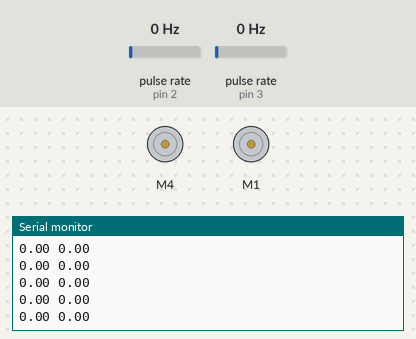
A sketch run on a simulated Arduino Uno, built with avr-gcc and run on an emulated ATmega328P. Parts: 2 × DC motor (green arrow = forward, orange = backward, longer = faster), the last lines printed to the serial monitor. Wiring (inferred from the names in the program): 2 × pulse sensor: data pin 2 / data pin 3. Inputs (shaded band) come from the test bench; at power-on: pulse rate (sensors on pin 2, pin 3) 0 Hz.

Above: at 3.2 s.
3.3 s: pulse rate (sensor on pin 2) set to 100 Hz
At 4.1 s:
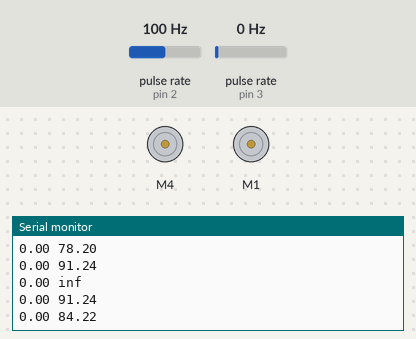
4.9 s: pulse rate (sensor on pin 3) set to 50 Hz
At 5.5 s:
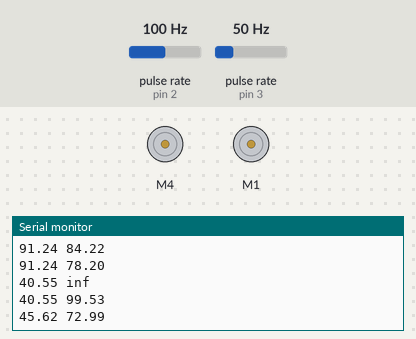
7.9 s: pulse rate (sensor on pin 2) set to 196 Hz
At 9.0 s:
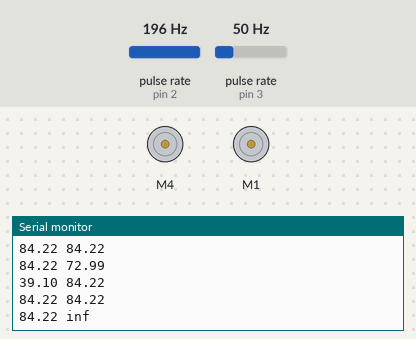
10.9 s: pulse rate (sensor on pin 3) set to 100 Hz
At 11.9 s:
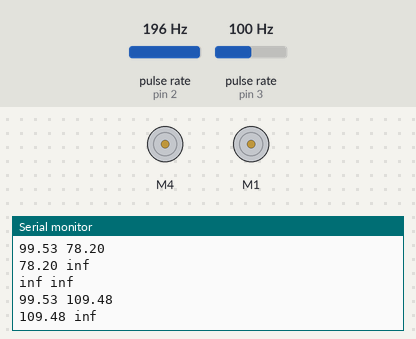
Timing chart, 0 to 13.5 s (numbered marks = the images above; inputs shaded):
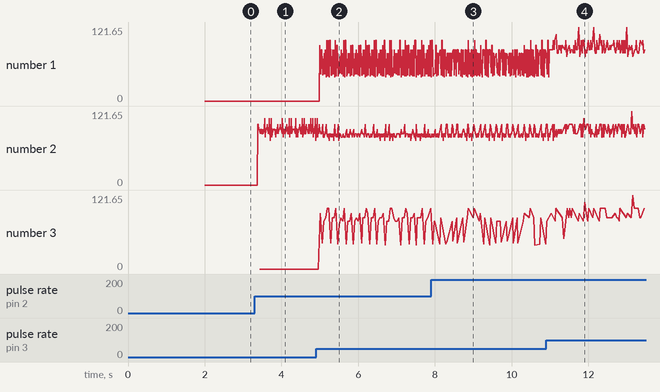

The sketch:

dosLlantas_Interrupcion_frecuencia_angular_robotDiferencial.ino
```cpp
#include <AFMotor.h>

AF_DCMotor motorDerecho(4);
AF_DCMotor motorIzquierdo(1);

volatile unsigned muestreoActualInterrupcionR = 0;        // variables para definiciòn del tiempo de interrupciòn y calculo de la velocidad motor derecho
volatile unsigned muestreoAnteriorInterrupcionR = 0;
volatile unsigned deltaMuestreoInterrupcionR = 0;
int encoderR = 3;   // pin de conexiòn del encoder derecho

volatile unsigned muestreoActualInterrupcionL = 0;        // variables para definiciòn del tiempo de interrupciòn y calculo de la velocidad motor derecho
volatile unsigned muestreoAnteriorInterrupcionL = 0;
volatile unsigned deltaMuestreoInterrupcionL = 0;
int encoderL = 2;   // pin de conexiòn del encoder derecho


double frecuenciaR = 0;                                  // frecuencia de interrupciòn llanta R
double Wr = 0;                                           // Velocidad angular R
double Vr = 0;                                           // velocidad Lineal
double frecuenciaL = 0;                                  // frecuencia de interrupciòn llanta R
double Wl = 0;                                           // Velocidad angular R
double Vl = 0;                                           // velocidad Lineal


int N = 20;                                              // nùmero de ranuras del encoder
float diametro = 6.97;                                    // diametro de la llanta cm


void setup() {
  attachInterrupt(digitalPinToInterrupt(encoderR),REncoder,RISING);                // linea para añadir una interrupciòn a un PIN
  attachInterrupt(digitalPinToInterrupt(encoderL),LEncoder,RISING);                // linea para añadir una interrupciòn a un PIN

  Serial.begin(9600);                                                               // inicio de la comunicaciòn serial

  // dar de alta la velocidad de los motores en 0:
  motorDerecho.setSpeed(0);
  motorDerecho.run(RELEASE);
  motorIzquierdo.setSpeed(0);
  motorIzquierdo.run(RELEASE);
  delay(2000);

}

void REncoder() {                                                                                    // funciòn de interrupciòn del enconder llanta derecha
      deltaMuestreoInterrupcionR = muestreoActualInterrupcionR -  muestreoAnteriorInterrupcionR;     // diferencia tiempos de interruciones de ticks del motor
      muestreoAnteriorInterrupcionR = muestreoActualInterrupcionR;                                   // se actualiza el tiempo de interrupciòn anterior
      frecuenciaR = (1000)/(double) deltaMuestreoInterrupcionR;                                       // frecuencia de interrupciòn
      Wr = ((2*3.1415926535897932384626433832795)/N)*frecuenciaR;                                                              // frecuencia angular Rad/s
      Vr= Wr*(diametro/2);                                                                            // velocidad lineal cm/s
 }

void LEncoder() {                                                                                    // funciòn de interrupciòn del enconder llanta derecha
      deltaMuestreoInterrupcionL = muestreoActualInterrupcionL -  muestreoAnteriorInterrupcionL;     // diferencia tiempos de interruciones de ticks del motor
      muestreoAnteriorInterrupcionL = muestreoActualInterrupcionL;                                   // se actualiza el tiempo de interrupciòn anterior
      frecuenciaL = (1000)/(double) deltaMuestreoInterrupcionL;                                       // frecuencia de interrupciòn
      Wl = ((2*3.1415926535897932384626433832795)/N)*frecuenciaL;                                                              // frecuencia angular Rad/s
      Vl= Wl*(diametro/2);                                                                            // velocidad lineal cm/s
 }

void loop() {
    muestreoActualInterrupcionR = millis();                     // se asigna el tiempo de ejecuciòn a el muestreo actual
    muestreoActualInterrupcionL = millis();                     // se asigna el tiempo de ejecuciòn a el muestreo actual
    Serial.print(Vr);                                         // se muestra el tiempo entre TIC y TIC
    Serial.print(" ");
    Serial.println(Vl);                                         // se muestra el tiempo entre TIC y TIC
    motorDerecho.setSpeed(0);
    motorDerecho.run(FORWARD);
    motorIzquierdo.setSpeed(0);
    motorIzquierdo.run(FORWARD);
    delayMicroseconds(10);
}
```

Measured:
- after the input at 3.3 s, the serial monitor: prints a new line after 0.07 s (image 1)
- after the input at 4.9 s, the serial monitor: prints a new line after 0.09 s (image 2)
- after the input at 7.9 s, the serial monitor: prints a new line after 0.11 s (image 3)
- after the input at 10.9 s, the serial monitor: prints a new line after 0.11 s (image 4)
- plotted number 2: 0 → 72.99 after the input at 3.3 s
